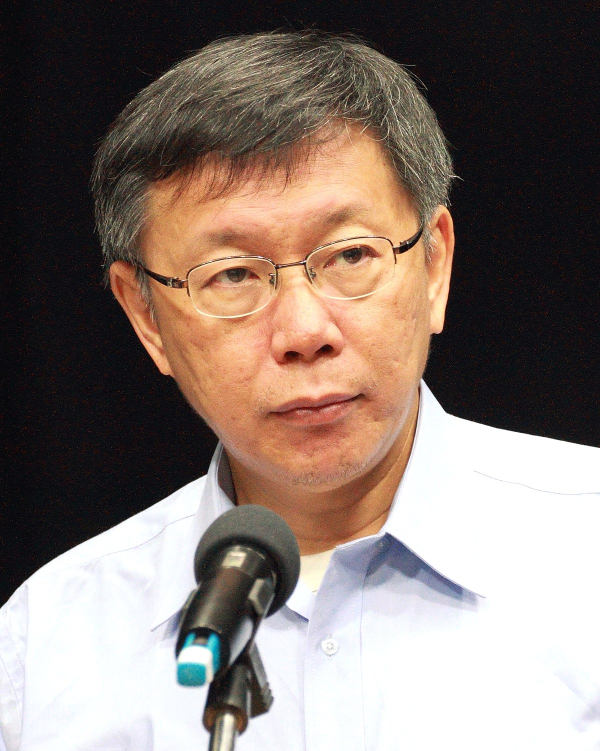
#> input picture asset/kop.jpg, 1200 x 1501 px (shown at 1/2 size)
$ jupyter execute --allow-errors ptt_web_crawler.ipynb
#> lines starting #> are read from the running program, lines starting #| are printed output that depends on the picture
[cell 1]
import requests, json, urllib3,re, sys, jieba, operator, collections, math
from bs4 import BeautifulSoup
from six import u
from udicOpenData.stopwords import *

#> (a cell that did not finish here is left out)

[cell 3]
threshold =5000
politic_name = ['柯文哲','柯p','北市長','柯媽','陳佩琪','柯P','柯']
p_name = '柯'

[cell 4]
url = 'https://www.ptt.cc/bbs/Gossiping/index.html'
path_output = '../asset/gossip_output.json'
path_kop = '../asset/gossip_kop.json'
path_pdf = '../output/gossip.pdf'
path_link = '/bbs/Gossiping/'


# [5 lines of commented-out code are left out]

[cell 5]
def check_name(keyword,content):
    for word in keyword:
        if word in content:
            return 1
        else:
            return 0

def sort_dict(dict):
    sorted_x = sorted(dict.items(), key=lambda kv: kv[1], reverse=True)
    sorted_dict = collections.OrderedDict(sorted_x)

    return list(sorted_dict.items())

# 開爬

[cell 6]
article_count = 0
page = 0
with open(path_output, 'w',encoding = 'utf8')as f:
    f.truncate(0)
f.close()
#> (the rest of this cell did not finish here and is left out)

#> (a cell that did not finish here is left out)

# 開讀

#> (a cell that did not finish here is left out)

[cell 9]
global_keyword = {} #{關鍵字:出現文章數}

#> (a cell that did not finish here is left out)

[cell 11]
for article in article_list:
    tfidf_dict = {}
    for keyword in article['keyword']:
        tfidf_dict[keyword] = round((article['frequency'][keyword]/article['freq_count']) \
                                    * math.log(threshold/global_keyword[keyword],10), 5)
        tfidf_dict[keyword]*=10000
        if tfidf_dict[keyword] <= 0:
            tfidf_dict.pop(keyword,None)

    article['tfidf'] = tfidf_dict
#print(article_list[44])
print('--------------')
#> (the rest of this cell did not finish here and is left out)

[cell 12]
global_tfidf = {}
with open(path_kop, 'w',encoding = 'utf8')as f:
    f.truncate(0)
f.close()

kop_count = 0

for article in article_list:
    signal = 0

    #篩選出只有politic name相關的文章
    for name in politic_name:
        for key in sort_dict(article['tfidf'])[:10]:
            if name in key:
                signal = 1


    if signal ==1:
        for tfidf in article['tfidf']:
            if tfidf not in global_tfidf.keys():
                global_tfidf[tfidf] = 0
            if article['tfidf'][tfidf] > global_tfidf[tfidf]:
                    global_tfidf[tfidf] = article['tfidf'][tfidf]
                    #print(global_tfidf[keyword])
            if global_tfidf[tfidf] <= 0:
                tfidf_dict.pop(keyword,None)

        new = {'number':article['number'],
               'title':article['title'],
               'tfidf':sort_dict(article['tfidf'])[:10]}
        with open(path_kop, 'a',encoding = 'utf8')as f:
            json.dump(new,f, ensure_ascii=False,indent = 4, separators=(',', ': '))
            f.close()
        kop_count += 1
print('Article about 柯文哲 shows '+str(kop_count)+' articles')
print(sort_dict(global_tfidf)[:100])

[cell 13]
from PIL import Image
import matplotlib.pyplot as plt
from wordcloud import WordCloud, ImageColorGenerator
import numpy as np

[cell 14]
import cv2
#中文繪圖需要中文字體，請自己從windows font目錄抓
#微軟正黑體
font = '../asset/black.ttf'
#想要文字雲出現的圖示
mask = np.array(Image.open("../asset/kop.jpg"))
#> mask is the input picture: shape (1501, 1200, 3); mean R, G, B 134.5, 120.1, 112.6
ret,mask = cv2.threshold(mask,127,255,cv2.THRESH_BINARY_INV)
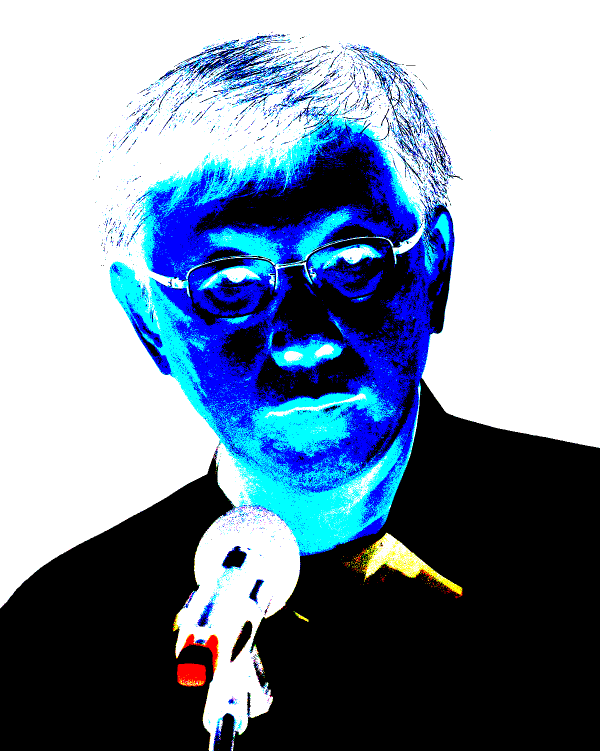
#> mask: shape (1501, 1200, 3) (shown at 1/2 size); mean R, G, B 122.2, 139.6, 160.2
#背景顏色預設黑色，改為白色
#mark改用五月天的皇冠
#其他參數請自行參考wordcloud
#> (the rest of this cell did not finish here and is left out)
